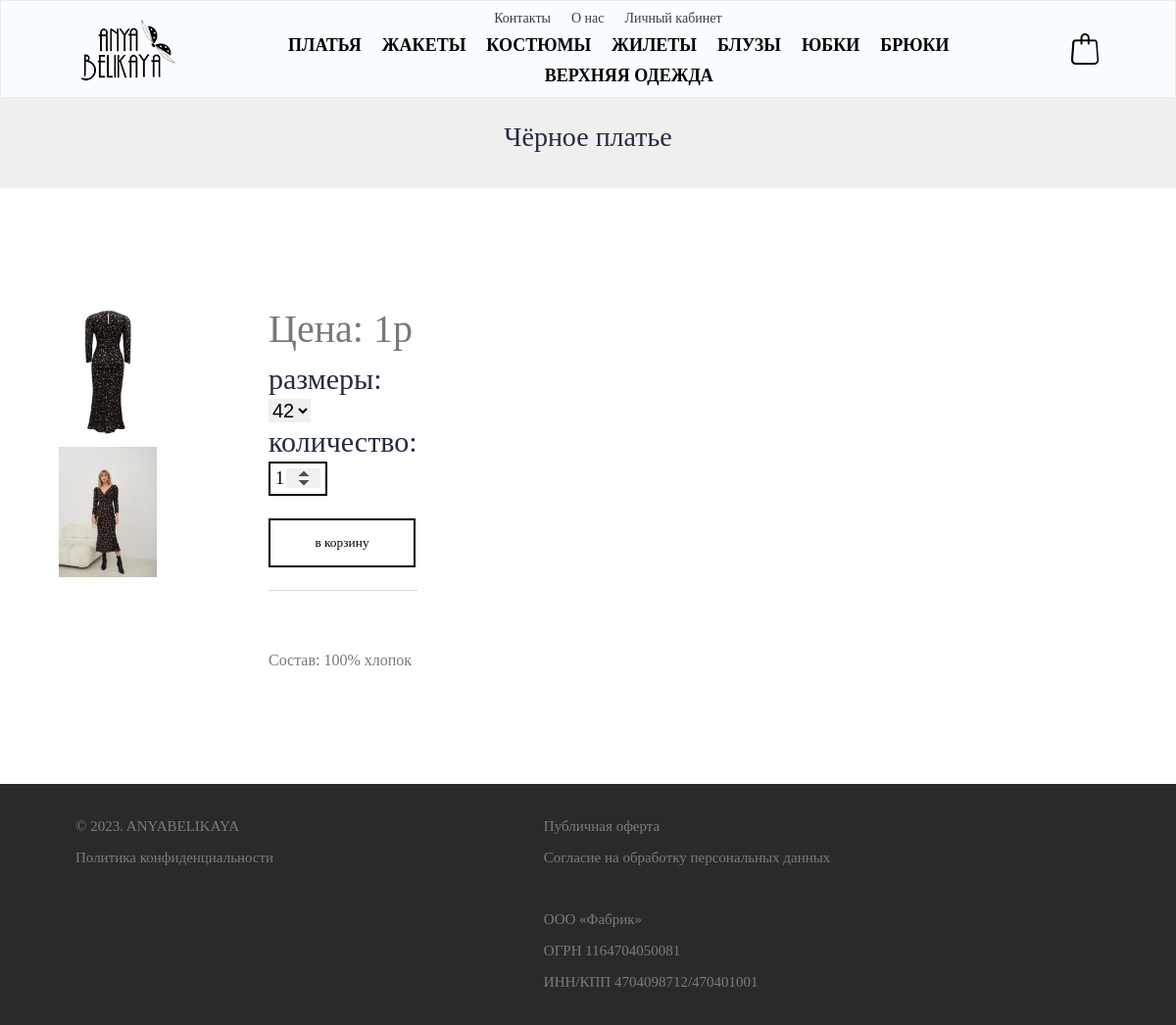
/chyornoe-plate, run on the app's committed database.
### clothes/models.py (models this page shows, shortened)
class Category(models.Model):
    name = models.CharField('Категория',max_length=150, null=True, blank=True)
    url = models.SlugField(max_length=160, unique=True)
    class Meta:
        verbose_name ='Категория товара'
        verbose_name_plural = 'Категории товара'

class Product(models.Model):
    name = models.CharField('Наименование', max_length=100)
    price = models.DecimalField('Цена',max_digits=10, decimal_places=0, default=0)
    description = models.TextField(verbose_name='Описание', null=True, blank=True)
    image = models.ImageField('Изображение', upload_to='static/clothes/images/')
    category = models.ForeignKey('Category', verbose_name='Категория', on_delete=models.SET_NULL, null=True,
                                 blank=True)
    characteristic = models.ForeignKey('Characteristic', on_delete=models.SET_NULL, verbose_name='характеристика',
                                       null=True)
    available = models.BooleanField(default=False, verbose_name='наличие')
    url = models.SlugField(max_length=160, unique=True)
    class Meta:
        verbose_name ='Товар'
        verbose_name_plural = 'Товары'

class Characteristic(models.Model):
    articul = models.CharField(max_length=150, verbose_name='артикул', unique=True)
    image1 = models.ImageField('Изображение1', upload_to='static/clothes/images/', default='',blank=True)
    image2 = models.ImageField('Изображение2', upload_to='static/clothes/images/',default='',blank=True)
    image3 = models.ImageField('Изображение3', upload_to='static/clothes/images/',default='',blank=True)
    image4 = models.ImageField('Изображение4', upload_to='static/clothes/images/', default='', blank=True)
    image5 = models.ImageField('Изображение5', upload_to='static/clothes/images/', default='', blank=True)
    image6 = models.ImageField('Изображение6', upload_to='static/clothes/images/', default='', blank=True)
    sostav = models.TextField(verbose_name='Характеристика', null=True, blank=True)
    class Meta:
        verbose_name ='Характеристика'
        verbose_name_plural = 'Характеристики'

### clothes/views.py (the view)
# urls.py: path('<slug:product_url>', views.product, name = 'product'),
def product(request, product_url):
    categories = models.Category.objects.all
    product = models.Product.objects.get(url=product_url)
    cart_form = CartProductForm()
    context = {
        'product': product,
        'categories': categories,
        'cart_form': cart_form,
    }
    return render(request, 'clothes/info_clothes.html', context)

### cart/forms.py
class CartProductForm(forms.Form):
    size = forms.TypedChoiceField(choices=GEEKS_CHOICES, label='размеры', coerce=int)
    quantity = forms.TypedChoiceField(
        choices=PRODUCT_QUANTITY_CHOICES, coerce=int, label='количество',initial=1, widget=forms.NumberInput(attrs={'min': '1', 'class': 'how_many',})
    )
    update = forms.BooleanField(required=False, initial=False, widget=forms.HiddenInput)

### cart/context_processors.py (called while the page is built)
def cart(request):
    return {'cart': Cart(request)}

### clothes/templates/clothes/info_clothes.html (shortened to what this page needs)
{% extends 'index.html'%}
{%load static%}
{% block content %}
<div class="main_category"><p id="name" class="clothes_title">{{product.name}}</p></div>
<div class="container_thing">
        <div class="container_for_allsmallimg">
            <div class="container_smallimg">
                <a class="img_href" href="#popup1"><img src="{{ product.characteristic.image1 }}" alt="" class="small_img"></a>
            </div>
            <div class="container_smallimg">
                <a class="img_href" href="#popup2"><img src="{{ product.characteristic.image2 }}" alt="" class="small_img"></a>
            </div>
            <div class="container_smallimg">
            </div>
        </div>
        <div class="container_discription">
            <p class="price_thing"> Цена: {{product.price}}р</p>
           <form action="{% url 'cart:cart_add' product.id %}" method="post">
                <div>{{ cart_form }}</div>
               <br>
               <button class="butto" type="submit">в корзину</button>
            </form>
            <div class="underline"></div>
            <br><br>
            <p class="characteristics">{{product.characteristic.sostav}}</p></div>
        </div>
{%endblock%}

### templates/index.html (shortened to what this page needs)
<!DOCTYPE html>
{% load static %}
<html lang="en">
<head>
    <link rel="stylesheet" href="css/style.css">
<link rel="stylesheet" href="https://cdn.jsdelivr.net/npm/swiper@8/swiper-bundle.min.css">'
<link rel="stylesheet" href="{% static 'clothes/css/style.css'%}">
<link rel="stylesheet" href="{% static 'clothes/css/clothes.css'%}">
<link rel="stylesheet" href="{% static 'clothes/css/product.css'%}">
    <link rel="stylesheet" href="{% static 'clothes/css/login_registration.css'%}">
    <link rel="stylesheet" href="{% static 'clothes/css/for_orders.css'%}">
    <link rel="stylesheet" href="{% static 'clothes/css/cart.css'%}">
    <link rel="stylesheet" href="{% static 'clothes/css/utils.css'%}">
    <link rel="stylesheet" href="{% static 'clothes/css/footer.css'%}">
<link rel="stylesheet" href="{% static 'clothes/css/some.css'%}">
</head>
<body>
    <div class="wrapper">
        <header class="header">
            <div class="header_container  _container" >
                <a href="{% url 'main' %}" class="header_logo"><img src="{% static 'clothes/images/anya belikaya (2).gif'%}" class="logo_img"></a>
                <nav class="header_menu">
                    <ul class="menu_list">
                        <li class="menu_item">
                            <a href="" class="menu_link">Контакты</a>
                        </li>
                        <li class="menu_item">
                            <a href="" class="menu_link">О нас</a>
                        </li>
                        <li class="menu_item">
                            {% if user.is_authenticated %}
                            <a href="{% url 'profile' %}" class="menu_link">{{user.username}}</a>
                            {% else %}
                            <a href="{% url 'login' %}" class="menu_link">Личный кабинет</a>
                            {% endif %}
                        </li>
                    </ul>
                    <ul class="catalog_list">
                        {%for category in categories%}
                            <li class="catalog_item">
                                <a href="{% url 'products' category.url%}" class="catalog_link">{{category.name}}</a>
                            </li>
                        {%endfor%}
                    </ul>
                </nav>
                <div class="bag"><a href="{%url 'cart:cart_detail'%}"><img src="{% static 'clothes/images/bag.png'%}" alt=""></a></div>
            </div>
         </header>
        <main class="page">
            {%block content%}{%endblock%}
        </main>
        <footer class="footer">
            <div class="footer_container _container">
                <div class="first_column">
                    <ul>
                        <li class="footer_item">
                            © 2023. ANYABELIKAYA
                        </li>
                        <li class="footer_item">
                            <a class="footer_link" href="#">Политика конфиденциальности</a>
                        </li>
                    </ul>
                </div>
                <div class="second_column">
                    <ul>
                        <li class="footer_item">
                            <a class="footer_link" href="#">Публичная оферта</a>
                        </li>
                        <li class="footer_item">
                            <a class="footer_link" href="#">Согласие на обработку персональных данных</a>
                        </li>
                    </ul>
                    <br>
                        <ul><li class="footer_item">
                    ООО «Фабрик»
                </li>
                <li class="footer_item">
                    ОГРН 1164704050081
                </li>
                <li class="footer_item">
                    ИНН/КПП 4704098712/470401001
                </li >
                <li class="footer_item"></ul>
                </div>
            </div>
        </footer>
    </div>
</body>
</html>

### static/clothes/css/style.css (style rules this page uses)
* { padding: 0; margin: 0; border: 0; }
*,*:before,*:after { -moz-box-sizing: border-box; -webkit-box-sizing: border-box; box-sizing: border-box; }
nav,footer,header,aside { display: block; }
html,body { color: #252B42; font-family: 500; height: 100%; width:100%; font-size: 100%; line-height: -1; font-size: 14px; -ms-text-size-adjust: 100%; -moz-text-size-adjust: 100%; -webkit-text-size-adjust: 100%; }
input,button,textarea { font-family: inherit; }
button { cursor: pointer; }
a,a:visited { text-decoration: none; }
ul li { list-style: none; }
img { vertical-align:top; }
.wrapper { min-height: 100%; overflow: hidden; display: flex; flex-direction: column; }
._container { max-width: 1046px; margin: 0px auto; box-sizing: content-box; padding: 0px 30px; }
.header { position: fixed; width: 100%; left: 0; top: 0; z-index: 50; }
.header:before { content: ''; position: absolute; top: 0; left: 0; width: 100%; height: 100%; border: 1px solid rgb(236, 236, 236); box-shadow: 0 0 5px rgb(236, 236, 236); background-color: rgb(250, 253, 255); z-index: 2; }
.header_container { display: flex; min-height: 80px; align-items: center; position: relative; }
.header_container { min-height: 100px; }
.header_menu { margin: 0 auto 0 auto; }
.header_logo { font-size: 24px; font-weight: 700; color:inherit; position: relative; z-index: 6; padding: 0 5% 0 0; }
.menu_list { display: flex; justify-content:center; flex-wrap: wrap; position: relative; z-index: 6; padding-right: 10%; }
.menu_item:not(:last-child) { margin: 0px 21px 0px 0px; }
.menu_link { color: #3c3c3c; line-height: 171%; font-weight: 400; transition-duration: 0.5s; }
.catalog_list { display: flex; flex-wrap: wrap; position: relative; z-index: 6; justify-content: center; padding: 0 5% 0 0; }
.catalog_item:not(:last-child) { margin: 0px 21px 0px 0px; }
.catalog_link { color: #000000; line-height: 171%; font-weight: 600; font-size: 18px; transition-duration: 0.5s; position: relative; }
.catalog_link::after { content: ""; position: absolute; bottom: 0; left: 50%; height: 2px; width: 0; background: #E3C18F;; transition: width 0.3s ease 0s, left 0.3s ease 0s; }
.bag { position: relative; z-index: 6; }
.page { flex: 1 1 auto; }
.footer { background-color: rgb(42, 42, 42); }
.footer_container { display: flex; justify-content: space-between; }
.first_column, .second_column, .third_column { margin: 20px 0; }
.footer_link { color: rgb(122, 123, 124); font-size: 15px; }
.footer_item { margin: 15px 0; color: rgb(122, 123, 124); font-size: 15px; }
.logo_img { width 100px }

### clothes/static/clothes/css/clothes.css (style rules this page uses)
* { padding: 0; margin: 0; border: 0; }
*,*:before,*:after { -moz-box-sizing: border-box; -webkit-box-sizing: border-box; box-sizing: border-box; }
nav,footer,header,aside { display: block; }
html,body { color: #252B42; font-family: 500; height: 100%; width:100%; font-size: 100%; line-height: -1; font-size: 14px; -ms-text-size-adjust: 100%; -moz-text-size-adjust: 100%; -webkit-text-size-adjust: 100%; }
input,button,textarea { font-family: inherit; }
button { cursor: pointer; }
a,a:visited { text-decoration: none; }
ul li { list-style: none; }
img { vertical-align:top; }
.main_category { display: flex; margin: 4% 0 0 0; max-width: 100%; justify-content: center; background-color: #e0e0e083; padding: 5% 0 3% 0; }
.clothes_title { text-align: center; font-size: 28px; }

### clothes/static/clothes/css/login_registration.css (style rules this page uses)
* { padding: 0; margin: 0; border: 0; }
*,*:before,*:after { -moz-box-sizing: border-box; -webkit-box-sizing: border-box; box-sizing: border-box; }
nav,footer,header,aside { display: block; }
html,body { color: #252B42; font-family: 500; height: 100%; width:100%; font-size: 100%; line-height: -1; font-size: 14px; -ms-text-size-adjust: 100%; -moz-text-size-adjust: 100%; -webkit-text-size-adjust: 100%; }
input,button,textarea { font-family: inherit; }
button { cursor: pointer; }
a,a:visited { text-decoration: none; }
ul li { list-style: none; }
img { vertical-align:top; }
form { margin: 0 0 10% 0; }
li { color: red; }
label { font-size: 18px; display:block; margin: 5% 3% }
.clothes_title { text-align: center; font-size: 28px; }

### data on the page
Category: name "ПЛАТЬЯ"
Category: name "ЖАКЕТЫ"
Category: name "КОСТЮМЫ"
Category: name "ЖИЛЕТЫ"
Category: name "БЛУЗЫ"
Category: name "ЮБКИ"
Category: name "БРЮКИ"
Category: name "ВЕРХНЯЯ ОДЕЖДА"
Product: name "Чёрное платье", characteristic.image1 (picture), characteristic.image2 (picture), price "1", characteristic.sostav "Состав: 100% хлопок"
